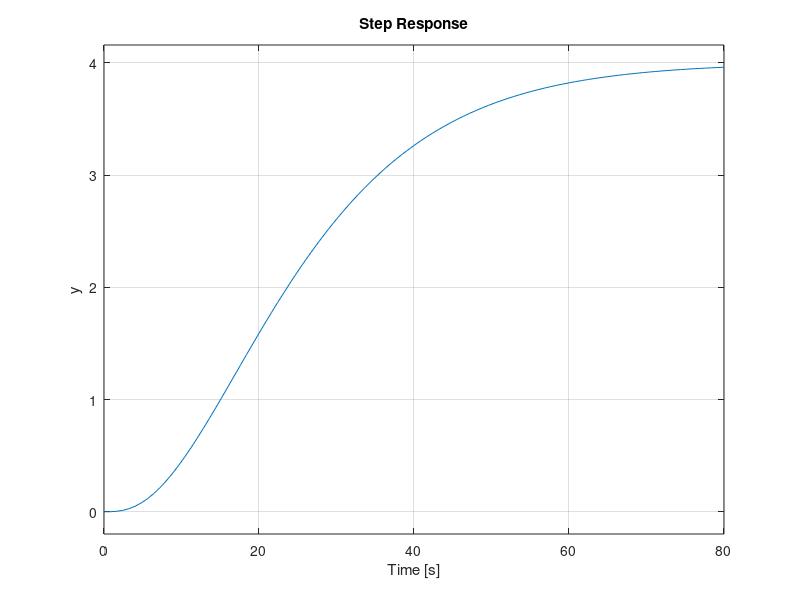

The MATLAB script that drew this image:
k = 4; T1 = 5; T2 = 10; T3 = 12;
intertia = k * tf(1, [T1 1]) * tf(1, [T2 1]) * tf(1, [T3 1]);
inertiaStateSpace = ss(intertia);
inertiaStateSpace.InputGroup.MV = 1;
inertiaStateSpace.OutputGroup.MO = 1;
inertiaStateSpace.InputName = {'u'};
inertiaStateSpace.OutputName = {'y'};
inertiaStateSpace.StateName = {'x1', 'x2', 'x3'};
step(inertiaStateSpace);
%MV = struct('Min',-1,'Max',1);
%MPCobj = mpc(inertiaStateSpace, 0.1, 20, 3, [], MV);
%MPCobj.sim()
%sim(MPCobj)

a = inertiaStateSpace.a;
b = inertiaStateSpace.b;
H = zeros(3,3);
H(1, 1) = 2 * (1 + b(1) * b(1) + a(1,:) * b);
H(1, 2) = 2 * a(1, :) * b * b(1);
H(2, 1) = 2 * a(1, :) * b * b(1);
H(2, 2) = 2 *(1 + b(1) * b(1));
H(3, 3) = 2;
F = zeros(3, 1);
w = 4;
x = ones(3, 1);
F(1) = 2 * (a(1, :) * x * b(1) + (a(1,:) * a * x) * (a(1,:) * b) - w * a(1,:) * b);
F(2) = 2 * (a(1, :) * a * x * b(1) - w * b(1));
